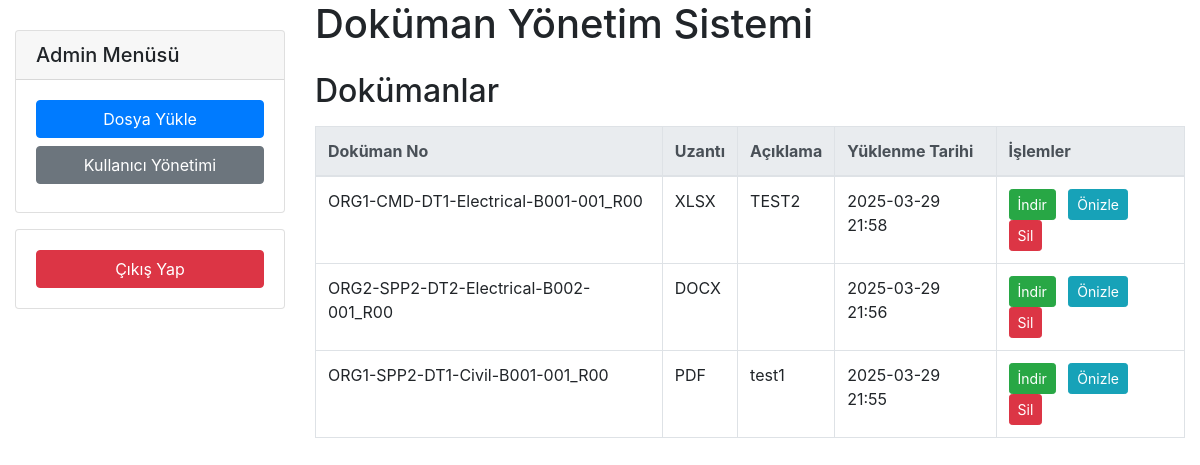
The page /documents (signed in) on the database as committed earlier.
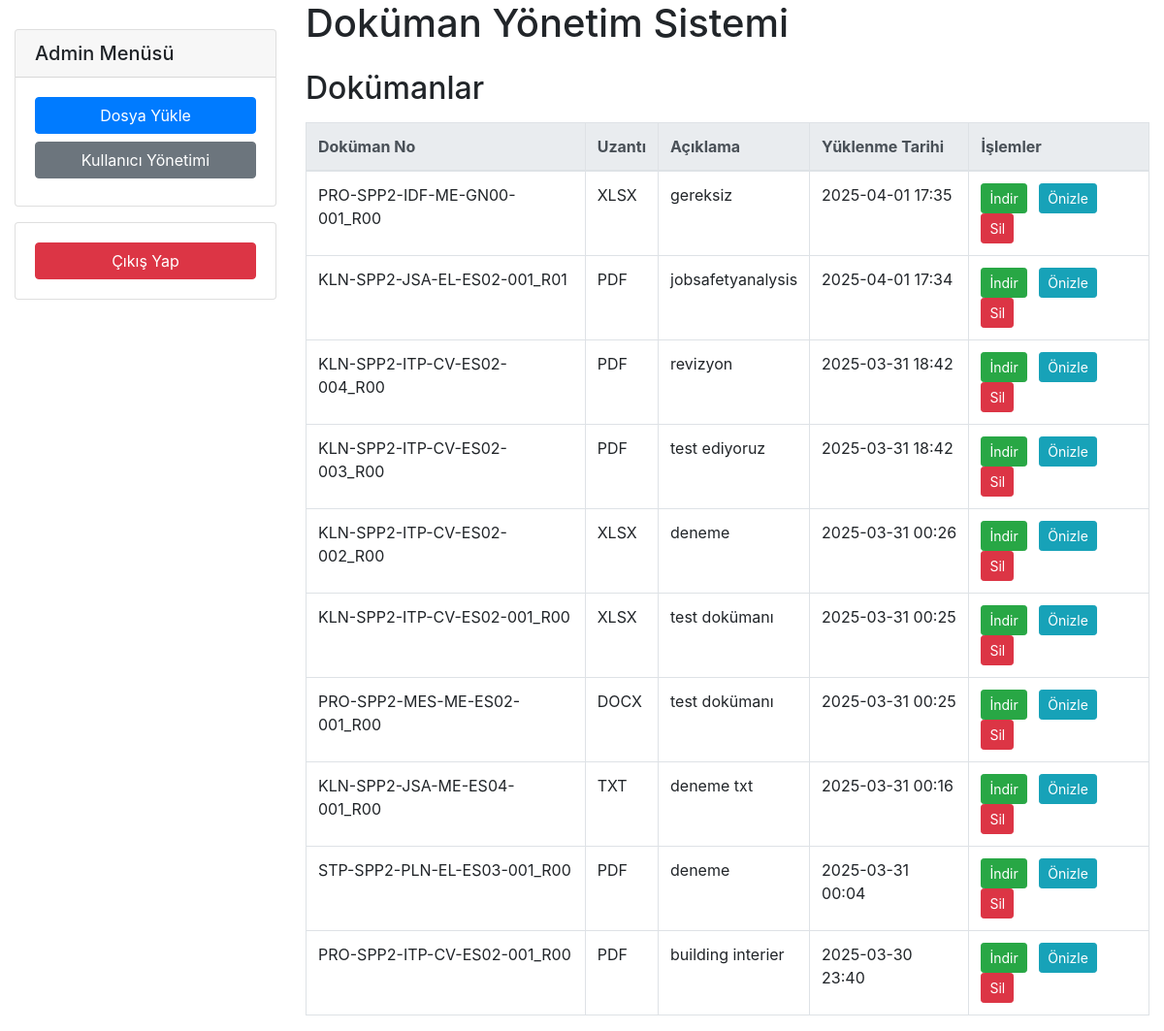
The same page on the database as committed later.
### models.py (models this page shows)
class Document(db.Model):
    __tablename__ = 'documents'
    id = db.Column(db.Integer, primary_key=True)
    filename = db.Column(db.String(255), nullable=False)
    document_number = db.Column(db.String(100), nullable=True)
    description = db.Column(db.Text)
    upload_date = db.Column(db.DateTime, default=datetime.utcnow)
    user_id = db.Column(db.Integer, db.ForeignKey('users.id'))
    category = db.Column(db.String(50))
    project_code = db.Column(db.String(50))
    revision = db.Column(db.Integer, default=1)

### views/document_routes.py (the view, shortened to what this page needs)
@document_bp.route('/documents')
@login_required
def documents():
    search_query = request.args.get('query', '').lower()
    filter_category = request.args.get('filter_category', '').strip()
    page = request.args.get('page', 1, type=int)
    per_page = request.args.get('per_page', 10, type=int)
    query = Document.query
    if filter_category:
        query = query.filter_by(category=filter_category)
    total_docs = query.count()
    documents = query.order_by(Document.upload_date.desc()) \
                     .offset((page - 1) * per_page) \
                     .limit(per_page) \
                     .all()
    total_pages = math.ceil(total_docs / per_page) if total_docs else 1
    return render_template('index.html',
                           documents=documents,
                           search_query=search_query,
                           filter_category=filter_category,
                           current_page=page,
                           total_pages=total_pages,
                           per_page=per_page)

### app.py (called while the page is built)
@login_manager.user_loader
def load_user(user_id):
    return db.session.get(User, int(user_id))

@app.before_request
def before_request():
    if not current_user.is_authenticated:
        if request.endpoint:
            if request.endpoint.startswith("static"):
                return  # static dosyalar için engel olma
            if request.endpoint in ['auth.login', 'auth.logout']:
                return  # giriş çıkış işlemleri için engel olma
        return redirect(url_for('auth.login', next=request.url))

### templates/index.html (shortened to what this page needs)
<!DOCTYPE html>
<html lang="tr">
<head>
  <link rel="stylesheet" href="https://stackpath.bootstrapcdn.com/bootstrap/4.5.2/css/bootstrap.min.css">
</head>
<body>
  <div class="container-fluid">
    <div class="row">
      <div class="col-md-3">
        {% if current_user.is_authenticated and current_user.role == 'admin' %}
          <div class="card mb-3 admin-card">
            <div class="card-header">
              <h5 class="mb-0">Admin Menüsü</h5>
            </div>
            <div class="card-body">
              <a href="{{ url_for('upload.admin_upload_form') }}" class="btn btn-primary btn-block mb-2">Dosya Yükle</a>
              <a href="{{ url_for('users.admin_users') }}" class="btn btn-secondary btn-block mb-2">Kullanıcı Yönetimi</a>
            </div>
          </div>
        {% endif %}
        {% if current_user.is_authenticated %}
          <div class="card">
            <div class="card-body">
              <a href="{{ url_for('auth.logout') }}" class="btn btn-danger btn-block">Çıkış Yap</a>
            </div>
          </div>
        {% endif %}
      </div>
      <div class="col-md-9">
        <h1 class="mb-4">Doküman Yönetim Sistemi</h1>
        <h2 class="mb-3">Dokümanlar</h2>
        {% if documents and documents|length > 0 %}
          <div class="table-responsive">
            <table class="table table-bordered table-hover">
              <thead class="thead-light">
                <tr>
                  <th>Doküman No</th>
                  <th>Uzantı</th>
                  <th>Açıklama</th>
                  <th>Yüklenme Tarihi</th>
                  <th>İşlemler</th>
                </tr>
              </thead>
              <tbody>
                {% for doc in documents %}
                  <tr>
                    <td>{{ doc.document_number }}</td>
                    <td>{{ doc.filename.rsplit('.', 1)[-1]|upper }}</td>
                    <td>{{ doc['description'] }}</td>
                    <td>{{ doc.upload_date.strftime('%Y-%m-%d %H:%M') }}</td>
                    <td>
                      <a href="{{ url_for('documents.download_file', filename=doc['filename']) }}" class="btn btn-sm btn-success mr-2">İndir</a>
                      <a href="{{ url_for('preview.preview_file', filename=doc['filename']) }}" class="btn btn-sm btn-info mr-2">Önizle</a>
                      {% if current_user.is_authenticated and current_user.role == 'admin' %}
                        <a href="{{ url_for('documents.delete_file', filename=doc['filename']) }}" class="btn btn-sm btn-danger" onclick="return confirm('Bu dosyayı silmek istediğinize emin misiniz?')">Sil</a>
                      {% endif %}
                    </td>
                  </tr>
                {% endfor %}
              </tbody>
            </table>
          </div>
        {% else %}
          <div class="alert alert-warning">
            Gösterilecek doküman bulunamadı.
          </div>
        {% endif %}
      </div>
    </div>
  </div>
</body>
</html>

### templates/index.html (style rules this page uses)
.admin-card { margin-top: 30px; }

Rows that differ between the two databases and show on the page:
added Document: document_number "PRO-SPP2-IDF-ME-GN00-001_R00", filename "XLSX", description "gereksiz", upload_date "2025-04-01 17:35"
added Document: document_number "KLN-SPP2-JSA-EL-ES02-001_R01", filename "PDF", description "jobsafetyanalysis", upload_date "2025-04-01 17:34"
added Document: document_number "KLN-SPP2-ITP-CV-ES02-004_R00", filename "PDF", description "revizyon", upload_date "2025-03-31 18:42"
added Document: document_number "KLN-SPP2-ITP-CV-ES02-003_R00", filename "PDF", description "test ediyoruz", upload_date "2025-03-31 18:42"
added Document: document_number "KLN-SPP2-ITP-CV-ES02-002_R00", filename "XLSX", description "deneme", upload_date "2025-03-31 00:26"
added Document: document_number "KLN-SPP2-ITP-CV-ES02-001_R00", filename "XLSX", description "test dokümanı", upload_date "2025-03-31 00:25"
added Document: document_number "PRO-SPP2-MES-ME-ES02-001_R00", filename "DOCX", description "test dokümanı", upload_date "2025-03-31 00:25"
changed Document: document_number "ORG1-CMD-DT1-Electrical-B001-001_R00" → "KLN-SPP2-JSA-ME-ES04-001_R00"; filename "XLSX" → "TXT"; description "TEST2" → "deneme txt"; upload_date "2025-03-29 21:58" → "2025-03-31 00:16"
changed Document: document_number "ORG2-SPP2-DT2-Electrical-B002-001_R00" → "STP-SPP2-PLN-EL-ES03-001_R00"; filename "DOCX" → "PDF"; description (not shown) → "deneme"; upload_date "2025-03-29 21:56" → "2025-03-31 00:04"
changed Document: document_number "ORG1-SPP2-DT1-Civil-B001-001_R00" → "PRO-SPP2-ITP-CV-ES02-001_R00"; description "test1" → "building interier"; upload_date "2025-03-29 21:55" → "2025-03-30 23:40"
